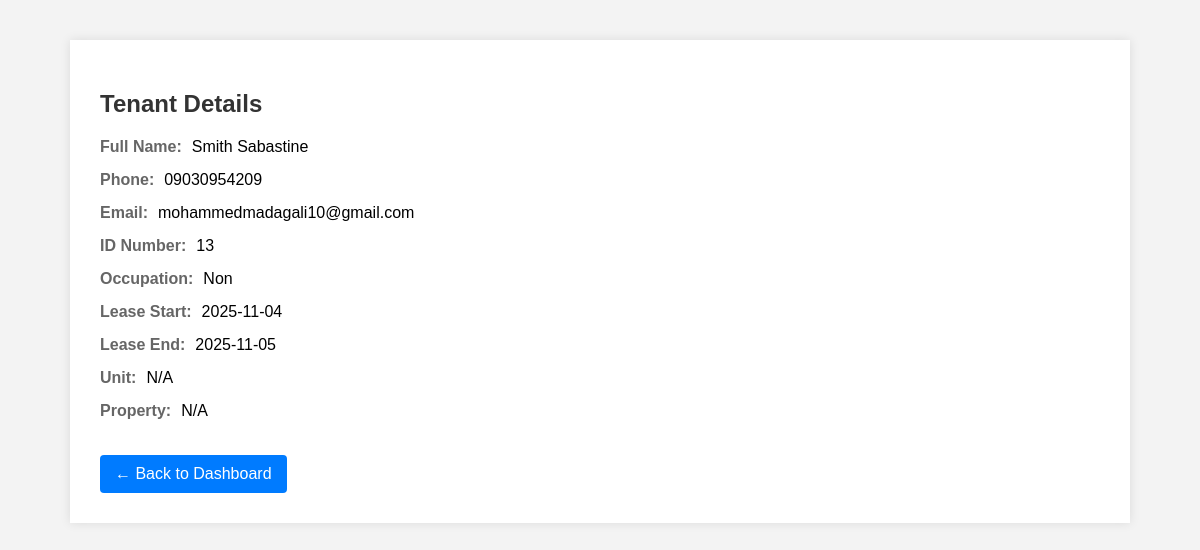
The app's page /tenants/6 (signed in) with its own data.
### tables this page shows
CREATE TABLE tenants (
        id INTEGER PRIMARY KEY AUTOINCREMENT,
        full_name TEXT NOT NULL,
        phone TEXT NOT NULL,
        whatsapp TEXT,
        email TEXT,
        id_number TEXT,
        medium_of_reach TEXT,
        permanent_address TEXT,
        occupation TEXT,
        employer TEXT,
        lease_start_date TEXT,
        lease_end_date TEXT,
        receipt_info TEXT,
        bank_name TEXT,
        account_number TEXT,
        age INTEGER,
        sex TEXT,
        state_of_origin TEXT,
        nationality TEXT,
        tribe TEXT,
        remarks TEXT,
        guarantor_name TEXT,
        guarantor_phone TEXT,
        guarantor_address TEXT,
        next_of_kin_name TEXT,
        next_of_kin_address TEXT,
        property_id INTEGER,
        unit_id INTEGER,
        created_at TIMESTAMP DEFAULT CURRENT_TIMESTAMP, marital_status TEXT, spouse_name TEXT, spouse_phone TEXT, number_of_children INTEGER,
        FOREIGN KEY (property_id) REFERENCES properties (id),
        FOREIGN KEY (unit_id) REFERENCES property_units (id)
    );

### app.py (the view)
@app.route('/tenants/<int:tenant_id>')
@login_required
def tenant_detail(tenant_id):
    conn = get_db_connection()
    tenant = conn.execute('''
        SELECT t.*, p.title as property_title, u.unit_name,
               l.full_name as landlord_name
        FROM tenants t
        JOIN properties p ON t.property_id = p.id
        JOIN landlords l ON p.landlord_id = l.id
        LEFT JOIN property_units u ON t.unit_id = u.id
        WHERE t.id = ?
    ''', (tenant_id,)).fetchone()
    payments = conn.execute('''
        SELECT p.*
        FROM payments p
        WHERE p.tenant_id = ?
        ORDER BY p.payment_date DESC
    ''', (tenant_id,)).fetchall()
    documents = conn.execute('''
        SELECT d.*
        FROM documents d
        WHERE d.tenant_id = ?
        ORDER BY d.upload_date DESC
    ''', (tenant_id,)).fetchall()
    conn.close()
    return render_template('tenants/tenant_detail.html',
                          tenant=tenant,
                          payments=payments,
                          documents=documents)

### app.py (called while the page is built)
def get_db_connection():
    conn = sqlite3.connect(DB_PATH)
    conn.row_factory = sqlite3.Row
    return conn

def login_required(f):
    @wraps(f)
    def decorated_function(*args, **kwargs):
        if 'user_id' not in session:
            flash('Please log in first.')
            return redirect(url_for('login'))
        return f(*args, **kwargs)
    return decorated_function

### templates/tenants/tenant_detail.html (shortened to what this page needs)
<!DOCTYPE html>
<html lang="en">
<head>
</head>
<body>
<div class="container">
    <h2>Tenant Details</h2>
    <div class="detail"><span class="label">Full Name:</span><span class="value">{{ tenant.full_name }}</span></div>
    <div class="detail"><span class="label">Phone:</span><span class="value">{{ tenant.phone }}</span></div>
    <div class="detail"><span class="label">Email:</span><span class="value">{{ tenant.email }}</span></div>
    <div class="detail"><span class="label">ID Number:</span><span class="value">{{ tenant.id_number }}</span></div>
    <div class="detail"><span class="label">Occupation:</span><span class="value">{{ tenant.occupation }}</span></div>
    <div class="detail"><span class="label">Lease Start:</span><span class="value">{{ tenant.lease_start_date }}</span></div>
    <div class="detail"><span class="label">Lease End:</span><span class="value">{{ tenant.lease_end_date }}</span></div>
    <div class="detail"><span class="label">Unit:</span><span class="value">{{ unit.unit_name if unit else 'N/A' }}</span></div>
    <div class="detail"><span class="label">Property:</span><span class="value">{{ property.title if property else 'N/A' }}</span></div>
    <a href="{{ url_for('dashboard') }}" class="back-btn">← Back to Dashboard</a>
</div>
</body>
</html>

### templates/tenants/tenant_detail.html (style rules this page uses)
body { font-family: Arial, sans-serif; background: #f3f3f3; margin: 0; padding: 0; }
.container { width: 90%; max-width: 1000px; margin: 40px auto; background: white; padding: 30px; box-shadow: 0 0 10px rgba(0,0,0,0.1); }
h2 { color: #333; margin-bottom: 20px; }
.detail { margin-bottom: 15px; }
.label { font-weight: bold; color: #666; }
.value { margin-left: 10px; color: #000; }
.back-btn { display: inline-block; padding: 10px 15px; background: #007BFF; color: white; text-decoration: none; border-radius: 4px; margin-top: 20px; }

### records on screen
tenants: full_name "Smith Sabastine", phone "09030954209", email "mohammedmadagali10@gmail.com", id_number "13", occupation "Non", lease_start_date "2025-11-04", lease_end_date "2025-11-05"

### other values on screen
{{ unit.unit_name if unit else 'N/A' }} "N/A"
{{ property.title if property else 'N/A' }} "N/A"
